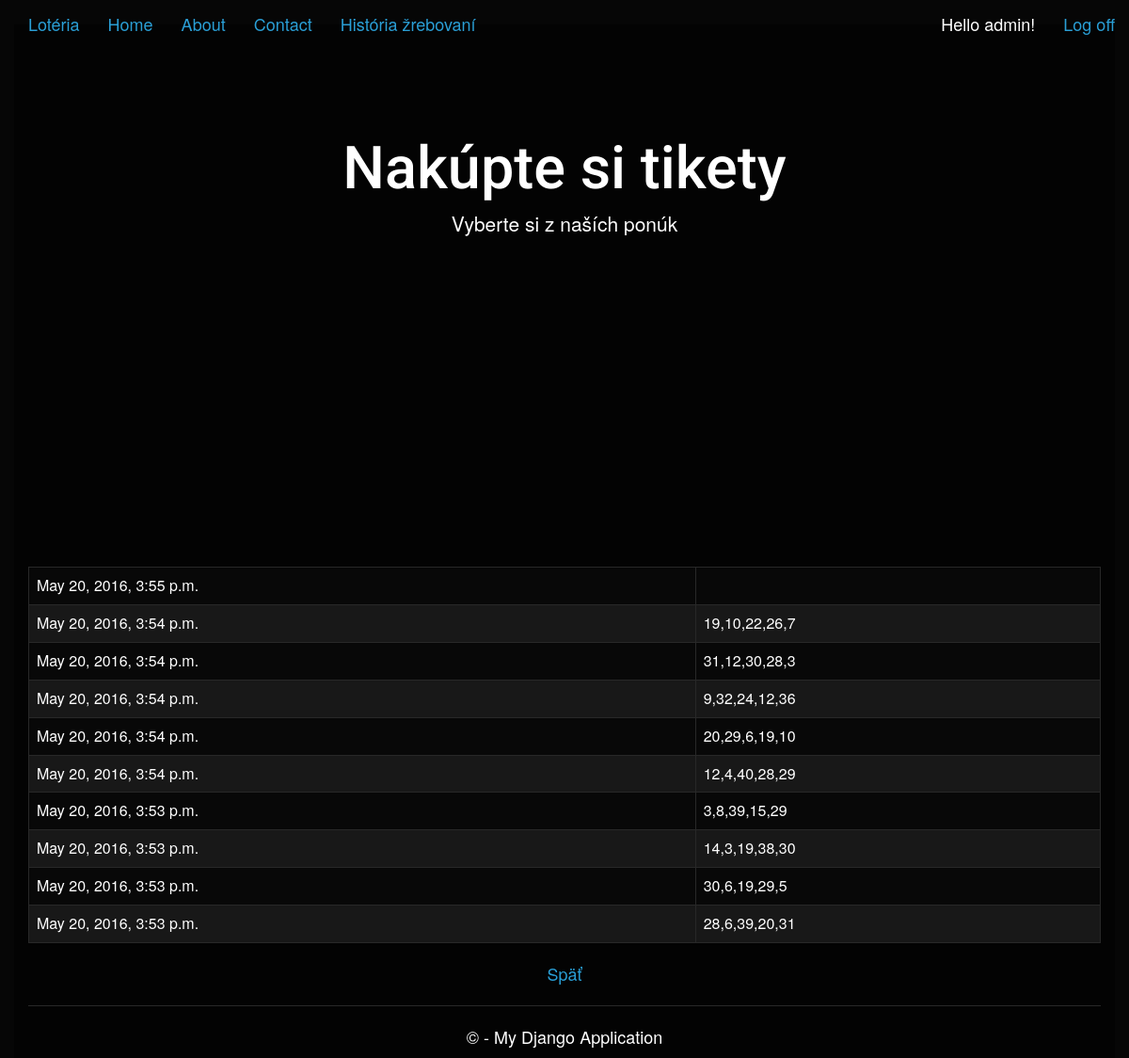
The page /historiaZrebovani (signed in) on the database its author committed.
### app/models.py (models this page shows, shortened)
class LoteriaModel(models.Model):
    casZrebovania = models.DateTimeField(auto_now_add=True)
    vyzrebovaneCisla = models.CharField(max_length=50,validators=[int_list_validator()])

### app/views.py (the view)
# urls.py: url(r'^historiaZrebovani$', app.views.historiaZrebovani, name='historiaZrebovani'),
def historiaZrebovani(request):
    zrebovania = LoteriaModel.objects.all().order_by('-casZrebovania')[:10]
    return render(request,"app/historiaZrebovani.html",{"zrebovania":zrebovania})

### app/templates/app/historiaZrebovani.html
{% extends "app/layout.html" %}
{% block content %}
<div class="centering jumbotron" style="background:rgba(0,0,0,0)">
    <h1>Nakúpte si tikety</h1>
    <p class="lead">Vyberte si z naších ponúk</p>
</div>
<table class="table table-striped table-bordered ">
{% for zrebovanie in zrebovania %}
<tr>
    <td>{{ zrebovanie.casZrebovania}}</td>
    <td>{{ zrebovanie.vyzrebovaneCisla }}</td>
</tr><br/>
{% endfor %}
</table>
<p><a href="{% url 'home' %}">Späť</a></p>
{% endblock %}

### app/templates/app/loginpartial.html (shortened to what this page needs)
{% block loginPartial %}
{% if user.is_authenticated %}
<form id="logoutForm" action="/logout" method="post" class="navbar-right">
    <ul class="nav navbar-nav navbar-right">
        <li><span class="navbar-brand">Hello {{ user.username }}!</span></li>
        <li><a href="javascript:document.getElementById('logoutForm').submit()">Log off</a></li>
    </ul>
</form>
{% else %}
<ul class="nav navbar-nav navbar-right">
    <li><a href="{% url 'login' %}">Log in</a></li>
</ul>
{% endif %}
{% endblock %}

### app/static/app/content/site.css (style rules this page uses)
.centering { text-align: center; }
html,body { height:100%; color:white; font-size: large; font-family: "Helvetica Neue", Helvetica, Arial, sans-serif; }

### rows shown on the page
LoteriaModel: casZrebovania "May 20, 2016, 3:55 p.m."
LoteriaModel: casZrebovania "May 20, 2016, 3:54 p.m.", vyzrebovaneCisla "19,10,22,26,7"
LoteriaModel: casZrebovania "May 20, 2016, 3:54 p.m.", vyzrebovaneCisla "31,12,30,28,3"
LoteriaModel: casZrebovania "May 20, 2016, 3:54 p.m.", vyzrebovaneCisla "9,32,24,12,36"
LoteriaModel: casZrebovania "May 20, 2016, 3:54 p.m.", vyzrebovaneCisla "20,29,6,19,10"
LoteriaModel: casZrebovania "May 20, 2016, 3:54 p.m.", vyzrebovaneCisla "12,4,40,28,29"
LoteriaModel: casZrebovania "May 20, 2016, 3:53 p.m.", vyzrebovaneCisla "3,8,39,15,29"
LoteriaModel: casZrebovania "May 20, 2016, 3:53 p.m.", vyzrebovaneCisla "14,3,19,38,30"
LoteriaModel: casZrebovania "May 20, 2016, 3:53 p.m.", vyzrebovaneCisla "30,6,19,29,5"
LoteriaModel: casZrebovania "May 20, 2016, 3:53 p.m.", vyzrebovaneCisla "28,6,39,20,31"

### other values the page prints
{{ user.username }} "admin"
